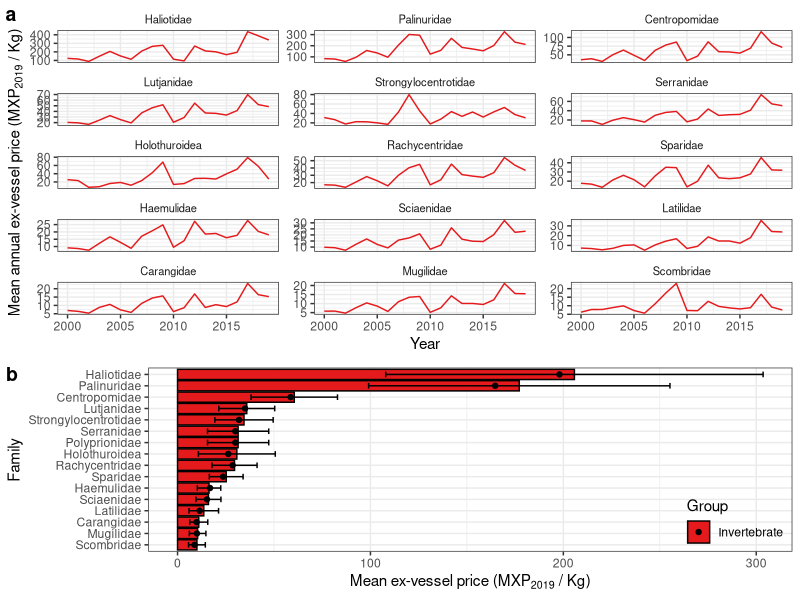

Write R code to recreate this figure.
######################################################
#title#
######################################################
#
# Purpose
#
######################################################

# SET UP #######################################################################

# Load packages
library(here)
library(cowplot)
library(tidyverse)

# Load data
prices <-
  read_csv(file = here("data", "processed_data", "prices_ts.csv")) %>% 
  mutate(group = ifelse(group == "Escama", "Finfish", "Invertebrate"))

family_prices <-
  read_csv(file = here("data", "processed_data", "family_prices.csv")) %>% 
  mutate(group = ifelse(group == "Escama", "Finfish", "Invertebrate"))

ts_plot <-
  prices %>%
  mutate(family = fct_reorder(family, def_price, mean, .desc = T)) %>%
  ggplot(aes(
    x = year,
    y = def_price,
    color = group,
  )) +
  stat_summary(fun = "mean", geom = "line") +
  labs(x = "Year",
       y = bquote("Mean annual ex-vessel price (MXP"[2019] ~ "/ Kg)")) +
  theme_bw() +
  theme(legend.position = "None",
        strip.background = element_blank(), strip.text = element_text(size = 8)) +
  guides(color = guide_legend("Family")) +
  scale_color_brewer(palette = "Set1") +
  facet_wrap(~family, ncol = 3, scales = "free_y")




values_plot <- family_prices %>%
  mutate(family = fct_reorder(family, mean_price)) %>%
  ggplot(aes(x = family, y = mean_price, fill = group)) +
  geom_col(color = "black") +
  geom_errorbar(aes(ymin = mean_price - sd_price, ymax = mean_price + sd_price),
                width = 0.5) +
  geom_point(aes(y = median_price)) +
  coord_flip() +
  scale_fill_brewer(palette = "Set1", direction = 01) +
  labs(x = "Family",
       y = bquote("Mean ex-vessel price (MXP"[2019] ~ "/ Kg)")) +
  theme_bw() +
  guides(fill = guide_legend("Group")) +
  theme(
    legend.justification = c(1, 0),
    legend.position = c(1, 0),
    legend.background = element_blank()
  )

prices_panel <- plot_grid(ts_plot, values_plot,
                          ncol = 1,
                          rel_heights = c(1.5, 1),
                          labels = "auto")

# EXPORT PLOTS #################################################################
ggsave(
  plot = prices_panel,
  filename = here("results", "img", "prices_panel.png"),
  width = 6,
  height = 8
)
